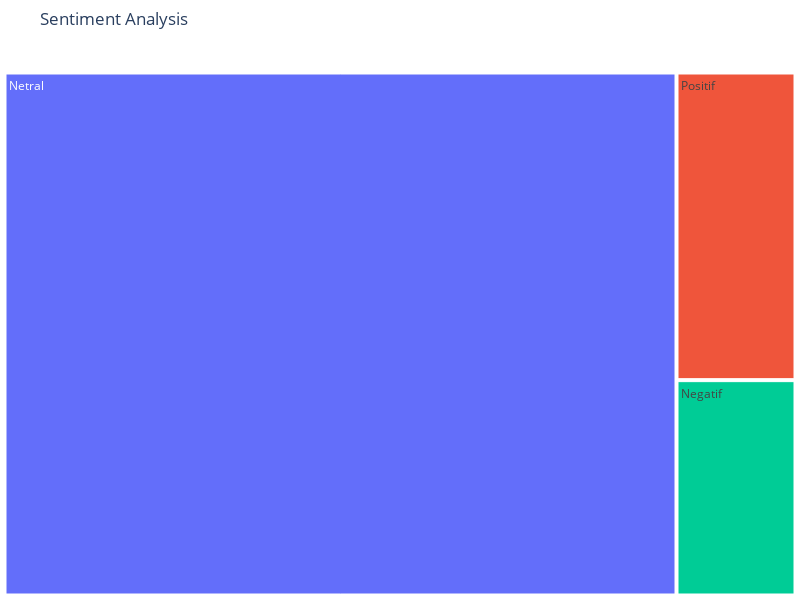

The cell this chart's notebook holds for it:
### Code cell
import matplotlib.pyplot as plt
import numpy as np
import plotly.express as px
import pandas as pd

df = pd.read_csv('clean_labeled_CIU.csv')

class_labels = ['Negatif','Netral','Positif']
class_counts = np.unique(df['Label'],return_counts=True)[1]

# Create a DataFrame for Plotly Treemap
treemap_data = pd.DataFrame({
    'Label': class_labels,
    'Count': class_counts
})

# Create Treemap chart using Plotly Express
fig = px.treemap(treemap_data, path=['Label'], values='Count', title='Sentiment Analysis', custom_data=['Count'], height=600, width=800, hover_data={'Count':':,d'})
fig.update_traces(textinfo='label+text', selector=dict(type='treemap'))
fig.update_layout(margin=dict(t=50, l=0, r=0, b=0))  # Optional: Adjust layout margins
 

# Show the Plotly Treemap
fig.show()

### Figure 1 — Plotly figure (JSON) as saved in the notebook; plotly's stock layout.template omitted (floating-point values rounded to 4 significant figures)
{"data": [{"branchvalues": "total", "customdata": [[7], [96], [10]], "domain": {"x": [0, 1], "y": [0, 1]}, "hovertemplate": "labels=%{label}<br>Count=%{customdata[0]:,d}<br>parent=%{parent}<br>id=%{id}<extra></extra>", "ids": ["Negatif", "Netral", "Positif"], "labels": ["Negatif", "Netral", "Positif"], "name": "", "parents": ["", "", ""], "textinfo": "label+text", "type": "treemap", "values": [7, 96, 10]}], "layout": {"height": 600, "legend": {"tracegroupgap": 0}, "margin": {"b": 0, "l": 0, "r": 0, "t": 50}, "title": {"text": "Sentiment Analysis"}, "width": 800}}
